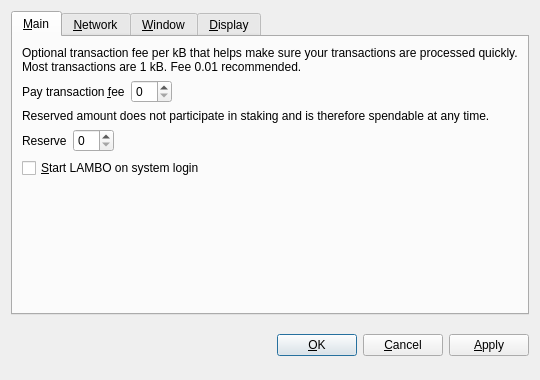
<?xml version="1.0" encoding="UTF-8"?>
<ui version="4.0">
 <class>OptionsDialog</class>
 <widget class="QDialog" name="OptionsDialog">
  <property name="geometry">
   <rect>
    <x>0</x>
    <y>0</y>
    <width>540</width>
    <height>380</height>
   </rect>
  </property>
  <property name="windowTitle">
   <string>Options</string>
  </property>
  <property name="modal">
   <bool>true</bool>
  </property>
  <layout class="QVBoxLayout" name="verticalLayout">
   <item>
    <widget class="QTabWidget" name="tabWidget">
     <property name="tabPosition">
      <enum>QTabWidget::North</enum>
     </property>
     <property name="currentIndex">
      <number>0</number>
     </property>
     <widget class="QWidget" name="tabMain">
      <attribute name="title">
       <string>&amp;Main</string>
      </attribute>
      <layout class="QVBoxLayout" name="verticalLayout_Main">
       <item>
        <widget class="QLabel" name="transactionFeeInfoLabel">
         <property name="text">
          <string>Optional transaction fee per kB that helps make sure your transactions are processed quickly. Most transactions are 1 kB. Fee 0.01 recommended.</string>
         </property>
         <property name="textFormat">
          <enum>Qt::PlainText</enum>
         </property>
         <property name="wordWrap">
          <bool>true</bool>
         </property>
        </widget>
       </item>
       <item>
        <layout class="QHBoxLayout" name="horizontalLayoutFee">
         <item>
          <widget class="QLabel" name="transactionFeeLabel">
           <property name="text">
            <string>Pay transaction &amp;fee</string>
           </property>
           <property name="textFormat">
            <enum>Qt::PlainText</enum>
           </property>
           <property name="buddy">
            <cstring>transactionFee</cstring>
           </property>
          </widget>
         </item>
         <item>
          <widget class="BitcoinAmountField" name="transactionFee"/>
         </item>
         <item>
          <spacer name="horizontalSpacerFee">
           <property name="orientation">
            <enum>Qt::Horizontal</enum>
           </property>
           <property name="sizeHint" stdset="0">
            <size>
             <width>40</width>
             <height>20</height>
            </size>
           </property>
          </spacer>
         </item>
        </layout>
       </item>
       <item>
        <widget class="QLabel" name="reserveBalanceInfoLabel">
         <property name="text">
          <string>Reserved amount does not participate in staking and is therefore spendable at any time.</string>
         </property>
         <property name="textFormat">
          <enum>Qt::PlainText</enum>
         </property>
         <property name="wordWrap">
          <bool>true</bool>
         </property>
        </widget>
       </item>
       <item>
        <layout class="QHBoxLayout" name="horizontalLayoutReserveBalance">
         <item>
          <widget class="QLabel" name="reserveBalanceLabel">
           <property name="text">
            <string>Reserve</string>
           </property>
           <property name="textFormat">
            <enum>Qt::PlainText</enum>
           </property>
           <property name="buddy">
            <cstring>reserveBalance</cstring>
           </property>
          </widget>
         </item>
         <item>
          <widget class="BitcoinAmountField" name="reserveBalance"/>
         </item>
         <item>
          <spacer name="horizontalSpacerReserveBalance">
           <property name="orientation">
            <enum>Qt::Horizontal</enum>
           </property>
           <property name="sizeHint" stdset="0">
            <size>
             <width>40</width>
             <height>20</height>
            </size>
           </property>
          </spacer>
         </item>
        </layout>
       </item>
       <item>
        <widget class="QCheckBox" name="bitcoinAtStartup">
         <property name="toolTip">
          <string>Automatically start LAMBO after logging in to the system.</string>
         </property>
         <property name="text">
          <string>&amp;Start LAMBO on system login</string>
         </property>
        </widget>
       </item>
       <item>
        <spacer name="verticalSpacer_Main">
         <property name="orientation">
          <enum>Qt::Vertical</enum>
         </property>
         <property name="sizeHint" stdset="0">
          <size>
           <width>20</width>
           <height>40</height>
          </size>
         </property>
        </spacer>
       </item>
      </layout>
     </widget>
     <widget class="QWidget" name="tabNetwork">
      <attribute name="title">
       <string>&amp;Network</string>
      </attribute>
      <layout class="QVBoxLayout" name="verticalLayout_Network">
       <item>
        <widget class="QCheckBox" name="mapPortUpnp">
         <property name="toolTip">
          <string>Automatically open the LAMBO client port on the router. This only works when your router supports UPnP and it is enabled.</string>
         </property>
         <property name="text">
          <string>Map port using &amp;UPnP</string>
         </property>
        </widget>
       </item>
       <item>
        <widget class="QCheckBox" name="connectSocks">
         <property name="toolTip">
          <string>Connect to the LAMBO network through a SOCKS proxy (e.g. when connecting through Tor).</string>
         </property>
         <property name="text">
          <string>&amp;Connect through SOCKS proxy:</string>
         </property>
        </widget>
       </item>
       <item>
        <layout class="QHBoxLayout" name="horizontalLayout_Network">
         <item>
          <widget class="QLabel" name="proxyIpLabel">
           <property name="text">
            <string>Proxy &amp;IP:</string>
           </property>
           <property name="textFormat">
            <enum>Qt::PlainText</enum>
           </property>
           <property name="buddy">
            <cstring>proxyIp</cstring>
           </property>
          </widget>
         </item>
         <item>
          <widget class="QValidatedLineEdit" name="proxyIp">
           <property name="maximumSize">
            <size>
             <width>140</width>
             <height>16777215</height>
            </size>
           </property>
           <property name="toolTip">
            <string>IP address of the proxy (e.g. 127.0.0.1)</string>
           </property>
          </widget>
         </item>
         <item>
          <widget class="QLabel" name="proxyPortLabel">
           <property name="text">
            <string>&amp;Port:</string>
           </property>
           <property name="textFormat">
            <enum>Qt::PlainText</enum>
           </property>
           <property name="buddy">
            <cstring>proxyPort</cstring>
           </property>
          </widget>
         </item>
         <item>
          <widget class="QLineEdit" name="proxyPort">
           <property name="maximumSize">
            <size>
             <width>55</width>
             <height>16777215</height>
            </size>
           </property>
           <property name="toolTip">
            <string>Port of the proxy (e.g. 9050)</string>
           </property>
          </widget>
         </item>
         <item>
          <widget class="QLabel" name="socksVersionLabel">
           <property name="text">
            <string>SOCKS &amp;Version:</string>
           </property>
           <property name="textFormat">
            <enum>Qt::PlainText</enum>
           </property>
           <property name="buddy">
            <cstring>socksVersion</cstring>
           </property>
          </widget>
         </item>
         <item>
          <widget class="QValueComboBox" name="socksVersion">
           <property name="toolTip">
            <string>SOCKS version of the proxy (e.g. 5)</string>
           </property>
          </widget>
         </item>
         <item>
          <spacer name="horizontalSpacer_Network">
           <property name="orientation">
            <enum>Qt::Horizontal</enum>
           </property>
           <property name="sizeHint" stdset="0">
            <size>
             <width>40</width>
             <height>20</height>
            </size>
           </property>
          </spacer>
         </item>
        </layout>
       </item>
       <item>
        <spacer name="verticalSpacer_Network">
         <property name="orientation">
          <enum>Qt::Vertical</enum>
         </property>
         <property name="sizeHint" stdset="0">
          <size>
           <width>20</width>
           <height>40</height>
          </size>
         </property>
        </spacer>
       </item>
      </layout>
     </widget>
     <widget class="QWidget" name="tabWindow">
      <attribute name="title">
       <string>&amp;Window</string>
      </attribute>
      <layout class="QVBoxLayout" name="verticalLayout_Window">
       <item>
        <widget class="QCheckBox" name="minimizeToTray">
         <property name="toolTip">
          <string>Show only a tray icon after minimizing the window.</string>
         </property>
         <property name="text">
          <string>&amp;Minimize to the tray instead of the taskbar</string>
         </property>
        </widget>
       </item>
       <item>
        <widget class="QCheckBox" name="minimizeOnClose">
         <property name="toolTip">
          <string>Minimize instead of exit the application when the window is closed. When this option is enabled, the application will be closed only after selecting Quit in the menu.</string>
         </property>
         <property name="text">
          <string>M&amp;inimize on close</string>
         </property>
        </widget>
       </item>
       <item>
        <spacer name="verticalSpacer_Window">
         <property name="orientation">
          <enum>Qt::Vertical</enum>
         </property>
         <property name="sizeHint" stdset="0">
          <size>
           <width>20</width>
           <height>40</height>
          </size>
         </property>
        </spacer>
       </item>
      </layout>
     </widget>
     <widget class="QWidget" name="tabDisplay">
      <attribute name="title">
       <string>&amp;Display</string>
      </attribute>
      <layout class="QVBoxLayout" name="verticalLayout_Display">
       <item>
        <layout class="QHBoxLayout" name="horizontalLayout_1_Display">
         <item>
          <widget class="QLabel" name="langLabel">
           <property name="text">
            <string>User Interface &amp;language:</string>
           </property>
           <property name="textFormat">
            <enum>Qt::PlainText</enum>
           </property>
           <property name="buddy">
            <cstring>lang</cstring>
           </property>
          </widget>
         </item>
         <item>
          <widget class="QValueComboBox" name="lang">
           <property name="toolTip">
            <string>The user interface language can be set here. This setting will take effect after restarting LAMBO.</string>
           </property>
          </widget>
         </item>
        </layout>
       </item>
       <item>
        <layout class="QHBoxLayout" name="horizontalLayout_2_Display">
         <item>
          <widget class="QLabel" name="unitLabel">
           <property name="text">
            <string>&amp;Unit to show amounts in:</string>
           </property>
           <property name="textFormat">
            <enum>Qt::PlainText</enum>
           </property>
           <property name="buddy">
            <cstring>unit</cstring>
           </property>
          </widget>
         </item>
         <item>
          <widget class="QValueComboBox" name="unit">
           <property name="toolTip">
            <string>Choose the default subdivision unit to show in the interface and when sending coins.</string>
           </property>
          </widget>
         </item>
        </layout>
       </item>
       <item>
        <widget class="QCheckBox" name="displayAddresses">
         <property name="toolTip">
          <string>Whether to show LAMBO addresses in the transaction list or not.</string>
         </property>
         <property name="text">
          <string>&amp;Display addresses in transaction list</string>
         </property>
        </widget>
       </item>
       <item>
        <widget class="QCheckBox" name="coinControlFeatures">
         <property name="toolTip">
          <string>Whether to show coin control features or not.</string>
         </property>
         <property name="text">
          <string>Display coin &amp;control features (experts only!)</string>
         </property>
        </widget>
       </item>
       <item>
        <spacer name="verticalSpacer_Display">
         <property name="orientation">
          <enum>Qt::Vertical</enum>
         </property>
         <property name="sizeHint" stdset="0">
          <size>
           <width>20</width>
           <height>40</height>
          </size>
         </property>
        </spacer>
       </item>
      </layout>
     </widget>
    </widget>
   </item>
   <item>
    <layout class="QHBoxLayout" name="horizontalLayout_Buttons">
     <item>
      <spacer name="horizontalSpacer_1">
       <property name="orientation">
        <enum>Qt::Horizontal</enum>
       </property>
       <property name="sizeHint" stdset="0">
        <size>
         <width>40</width>
         <height>48</height>
        </size>
       </property>
      </spacer>
     </item>
     <item>
      <widget class="QLabel" name="statusLabel">
       <property name="font">
        <font>
         <weight>75</weight>
         <bold>true</bold>
        </font>
       </property>
       <property name="text">
        <string/>
       </property>
       <property name="textFormat">
        <enum>Qt::PlainText</enum>
       </property>
       <property name="wordWrap">
        <bool>true</bool>
       </property>
      </widget>
     </item>
     <item>
      <spacer name="horizontalSpacer_2">
       <property name="orientation">
        <enum>Qt::Horizontal</enum>
       </property>
       <property name="sizeHint" stdset="0">
        <size>
         <width>40</width>
         <height>48</height>
        </size>
       </property>
      </spacer>
     </item>
     <item>
      <widget class="QPushButton" name="okButton">
       <property name="text">
        <string>&amp;OK</string>
       </property>
      </widget>
     </item>
     <item>
      <widget class="QPushButton" name="cancelButton">
       <property name="text">
        <string>&amp;Cancel</string>
       </property>
       <property name="autoDefault">
        <bool>false</bool>
       </property>
      </widget>
     </item>
     <item>
      <widget class="QPushButton" name="applyButton">
       <property name="text">
        <string>&amp;Apply</string>
       </property>
       <property name="autoDefault">
        <bool>false</bool>
       </property>
      </widget>
     </item>
    </layout>
   </item>
  </layout>
 </widget>
 <customwidgets>
  <customwidget>
   <class>BitcoinAmountField</class>
   <extends>QSpinBox</extends>
   <header>bitcoinamountfield.h</header>
  </customwidget>
  <customwidget>
   <class>QValueComboBox</class>
   <extends>QComboBox</extends>
   <header>qvaluecombobox.h</header>
  </customwidget>
  <customwidget>
   <class>QValidatedLineEdit</class>
   <extends>QLineEdit</extends>
   <header>qvalidatedlineedit.h</header>
  </customwidget>
 </customwidgets>
 <resources/>
 <connections/>
</ui>
